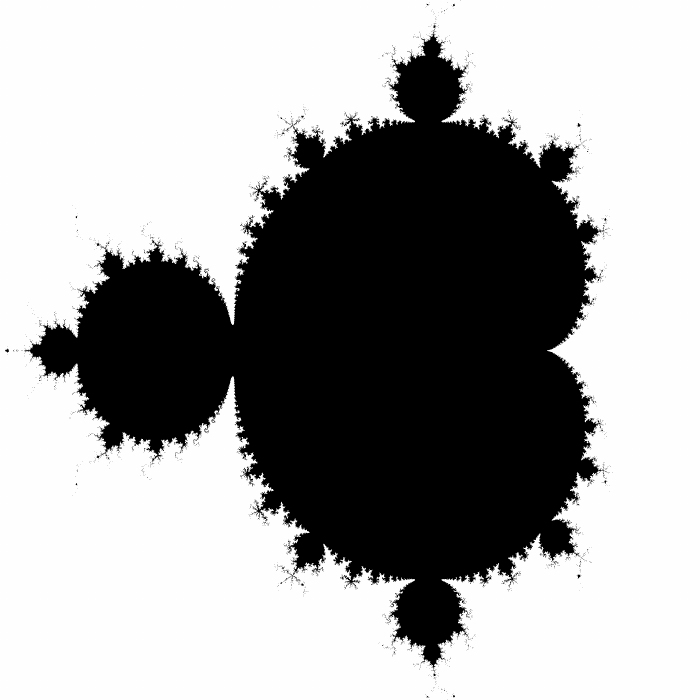

Source code (R):
library(progress)

x <- seq(-1.5, .75, length.out = 2000)
y <- seq(-1, 1, length.out = 2000)

# x <- seq(-.9, -.75, length.out = 2000)
# y <- seq(.125, .25, length.out = 2000)

c <- outer(x, complex(imaginary = y), `+`)
z <- c

niter <- 50
pb <- progress_bar$new(
  format = "  computing [:bar] :percent eta: :eta",
  total = niter, clear = FALSE, width= 60)
for (i in 1:niter) {
  pb$tick()
  z <<- z^2 + c
}

mset <- is.nan(Mod(z))
mset[is.infinite(z)] <- TRUE

library(grid)
pdf("2023W28/mandelbrot.pdf")
grid.raster(t(mset))
dev.off()
